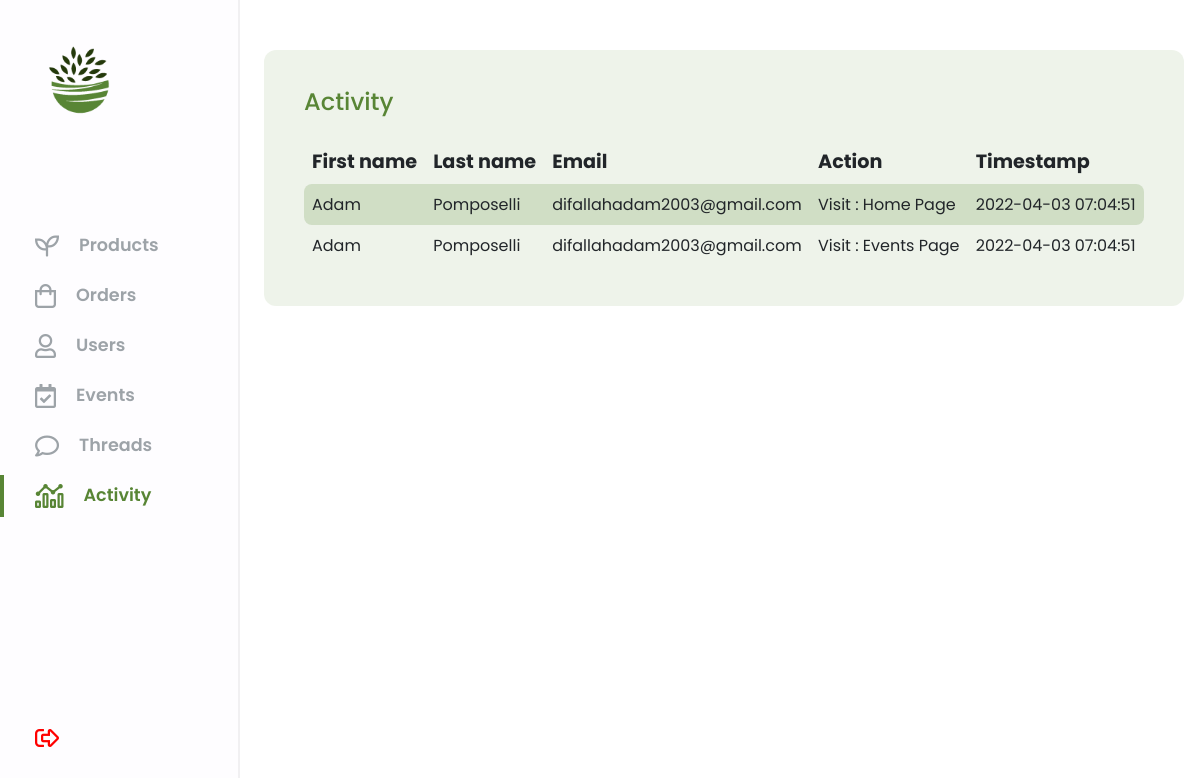
The app's page /admin-dashboard/dashboard.php?page=activity-panel (signed in) with its own data.
### tables this page shows
CREATE TABLE activity_log(
   visit_log_id INT AUTO_INCREMENT,
   action VARCHAR(50)  NOT NULL,
   created_at DATETIME NOT NULL,
   customer_id INT NOT NULL,
   PRIMARY KEY(visit_log_id),
   FOREIGN KEY(customer_id) REFERENCES customer(customer_id)
);

CREATE TABLE customer(
   customer_id INT AUTO_INCREMENT,
   firstname VARCHAR(50)  NOT NULL,
   lastname VARCHAR(50)  NOT NULL,
   email VARCHAR(255)  NOT NULL,
   password VARCHAR(64)  NOT NULL,
   vkey VARCHAR(32)  NOT NULL,
   verified TINYINT NOT NULL,
   registration_date DATETIME NOT NULL,
   update_date DATETIME NOT NULL,
   PRIMARY KEY(customer_id)
);

### database/DBController.php (called while the page is built, shortened)
<?php
    class DBController
    {
        protected $host = '127.0.0.1';
        protected $user = 'root';
        protected $pwd = '#Apomposelli1';
        protected $database = 'tropicalinterior';
        public function __construct()
        {
            $this->con = mysqli_connect($this->host, $this->user, $this->pwd, $this->database);
        }
    }
?>

### utilities.php (called while the page is built, shortened)
<?php
    function debug_to_console($data) {
        $output = $data;
    }
    require(__DIR__."/database/DBController.php");
    $db = new DBController();
    require(__DIR__."/database/CustomRequest.php");
    $customRequest = new CustomRequest($db);
?>

### database/CustomRequest.php (called while the page is built, shortened)
<?php
    class CustomRequest
    {
        public $db = null;
        public function __construct(DBController $db)
        {
            $this->db = $db;
        }
        public function getData($query)
        {
            $result = $this->db->con->query($query);
            $resultArray = array();
            while($item = mysqli_fetch_array($result, MYSQLI_ASSOC))
            {
                $resultArray[] = $item;
            }
            return $resultArray;
        }
    }
?>

### admin-dashboard/pages/activity-panel.php (the view)
<div class="activity_main_container">
    <p class="activity_title">Activity</p>
    <?php
        $logs = $customRequest->getData(
            "SELECT c.firstname, c.lastname, c.email, a.action, a.created_at AS timestamp
             FROM activity_log a
             LEFT JOIN (customer c) ON (c.customer_id = a.customer_id)
             LIMIT 100;
            ");
    ?>
    <table class="table_content">
        <thead class="table_head">
            <th class="head_item">First name</th>
            <th class="head_item">Last name</th>
            <th class="head_item">Email</th>
            <th class="head_item">Action</th>
            <th class="head_item">Timestamp</th>
        </thead>
        <tbody class="table_body">
            <?php foreach($logs as $log) {?>
            <tr class="body_item">
                <td class="body_item_info"><?php echo $log['firstname'] ?></td>
                <td class="body_item_info"><?php echo $log['lastname'] ?></td>
                <td class="body_item_info"><?php echo $log['email'] ?></td>
                <td class="body_item_info"><?php echo $log['action'] ?></td>
                <td class="body_item_info"><?php echo $log['timestamp'] ?></td>
            </tr>
            <?php } ?>
        </tbody>
    </table>
</div>

### admin-dashboard/css/activity-panel.css (style rules this page uses)
.activity_main_container { display: flex; flex-direction: column; justify-content: center; background-color: rgba(88, 133, 53, 0.1); padding: 40px; border-radius: 12px; }
.activity_title { font-size: 1.5rem; margin-bottom: 25px; font-weight: 500; color: #588535; }
.table_content { width: 70vw; }
.head_item { font-size: 1.2rem; }
.body_item_info, .head_item { padding: 8px; }
.table_body tr:nth-child(odd) { background-color: rgba(88, 133, 53, 0.2); }
.body_item_info:first-child { border-top-left-radius: 8px; border-bottom-left-radius: 8px; }
.body_item_info:last-child { border-top-right-radius: 8px; border-bottom-right-radius: 8px; }

### records on screen
activity_log: customer.firstname "Adam", customer.lastname "Pomposelli", customer.email "difallahadam2003@gmail.com", action "Visit : Home Page", created_at "2022-04-03 07:04:51"
activity_log: customer.firstname "Adam", customer.lastname "Pomposelli", customer.email "difallahadam2003@gmail.com", action "Visit : Events Page", created_at "2022-04-03 07:04:51"
